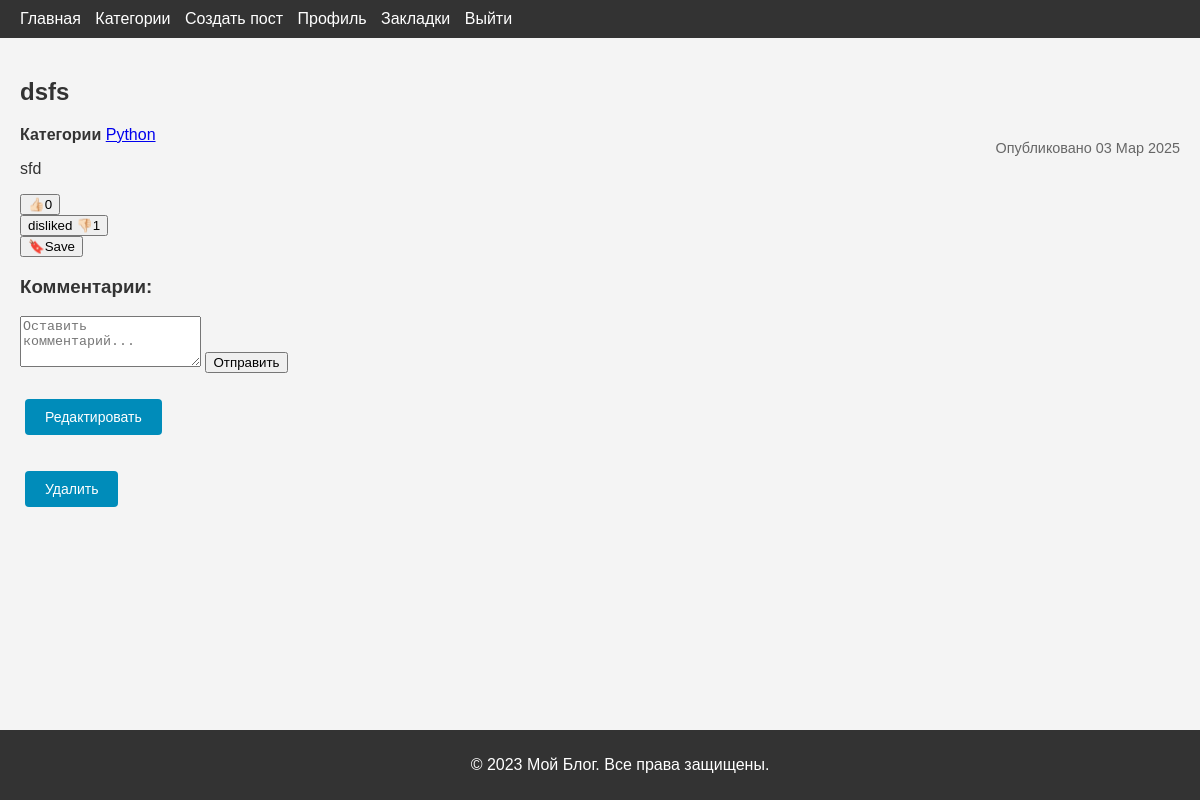
Page /blog/posts9/ (signed in) on the committed database.
### blog/models.py (models this page shows, shortened)
class Post(models.Model):
    category = models.ManyToManyField(
        to = Category,
        related_name="posts",
        verbose_name="Категории"
    )
    owner = models.ForeignKey(
        to = User,
        on_delete=models.CASCADE,
        related_name="posts",
        verbose_name="Автор",
    )
    title = models.CharField(
        max_length=255,
        verbose_name="Заголовок",
    )
    description = models.CharField(
        max_length=255,
        verbose_name="Описание",
    )
    content = models.TextField(
        verbose_name="Содержание"
    )
    art_image = models.ImageField(
        upload_to="posts/",
        null = True,
        blank=True,
        verbose_name="Изображение статьи"
    )
    bookmarks = models.ManyToManyField(
        to = User,
        related_name="bookmarks",
        blank=True,
        verbose_name="Закладки"
    )
    likes= models.ManyToManyField(
        to=User,
        related_name="likes",
        blank=True,
        verbose_name="Нравится"
    )
    dislikes = models.ManyToManyField(
        to=User,
        related_name="dislikes",
        blank=True,
        verbose_name="Не нравится"
    )
    created_at = models.DateTimeField(auto_now_add=True, verbose_name="Дата создания")
    updated_at = models.DateTimeField(auto_now=True, verbose_name="Дата обновления")
    class Meta:
        verbose_name="Статья"
        verbose_name_plural="Статьи"
        ordering = ['-updated_at']

class Category(models.Model):
    name = models.CharField(
        max_length=255,
        unique=True,
        verbose_name="Категория",
    )
    class Meta:
        verbose_name = "Категория",
        verbose_name_plural="Категории"

### blog/views/post.py (the view)
# urls.py: path('posts<int:pk>/',post.post_detail, name = 'post-detail'),
@login_required
def post_detail(request,pk):
    post = get_object_or_404(Post, pk = pk)
    post_categories = post.category.all()
    comments = post.comments.all()
    context = {'post': post, 'comments': comments,'post_categories':post_categories,'user':request.user}
    return render(request,'blog/post_detail.html',context)

### templates/blog/post_detail.html (shortened to what this page needs)
{% extends 'base.html' %}
{% block content%}
<article class="post-detail">
    <h1>{{ post.title }}</h1>
    <p class="post-date">Опубликовано {{ post.created_at|date:'d M Y'}}</p>
    <p>
        <strong> Категории </strong>
        {% for category in post_categories %}
        <a href="{% url 'blog:category-detail' category.pk %}"> {{ category.name }}</a>
        {% endfor %}
    </p>
    <p> {{ post.content }}</p>
    <form method="post" action="{% url 'blog:toggle-like' post.pk %}">
        <button class="like-btn">{% if user in post.likes.all %}liked{% endif %}
            👍🏻<span class="like-count">{{ post.likes.count }}</span>
        </button>
    </form>
    <form method="post" action="{% url 'blog:toggle-dislike' post.pk %}">
        <button class="like-btn">{% if user in post.dislikes.all %}disliked{% endif %}
            👎🏻<span class="like-count">{{ post.dislikes.count }}</span>
        </button>
    </form>
  <form method="post" action="{% url 'blog:toggle-bookmark' post.pk %}">
    <button class="like-btn {% if user in post.bookmarks.all %}saved{% endif %}">
        🔖<span class="like-count">{% if user in post.bookmarks.all %}Saved{% else %}Save{% endif %}</span>
    </button>
</form>
    <h3>Комментарии:</h3>
    <form method="post" action="{% url 'blog:comment-add' post.pk %}">
        <textarea name="content" rows="3" placeholder="Оставить комментарий..."></textarea>
        <button type="submit">Отправить</button>
    </form>
{% if user == post.owner %}
<p><a href="{% url 'blog:post-edit' post.pk %}" class="profile-btn">Редактировать</a></p>
<p><a href="{% url 'blog:post-delete' post.pk %}" class="profile-btn">Удалить</a></p>
{% endif %}
</article>
{% endblock content %}

### static/css/styles.css (style rules this page uses)
body { font-family: Arial, sans-serif; margin: 0; padding: 0; background-color: #f4f4f4; color: #333; }
.profile-btn { display: inline-block; margin: 10px 5px; padding: 10px 20px; background-color: #008CBA; color: white; text-decoration: none; border-radius: 4px; font-size: 14px; }
.post-date { float: right; color: #666; font-size: 0.9em; }

### rows in the picture
Post: title "dsfs", created_at "03 Мар 2025", content "sfd", likes.count "0", dislikes.count "1"
Category: name "Python"
